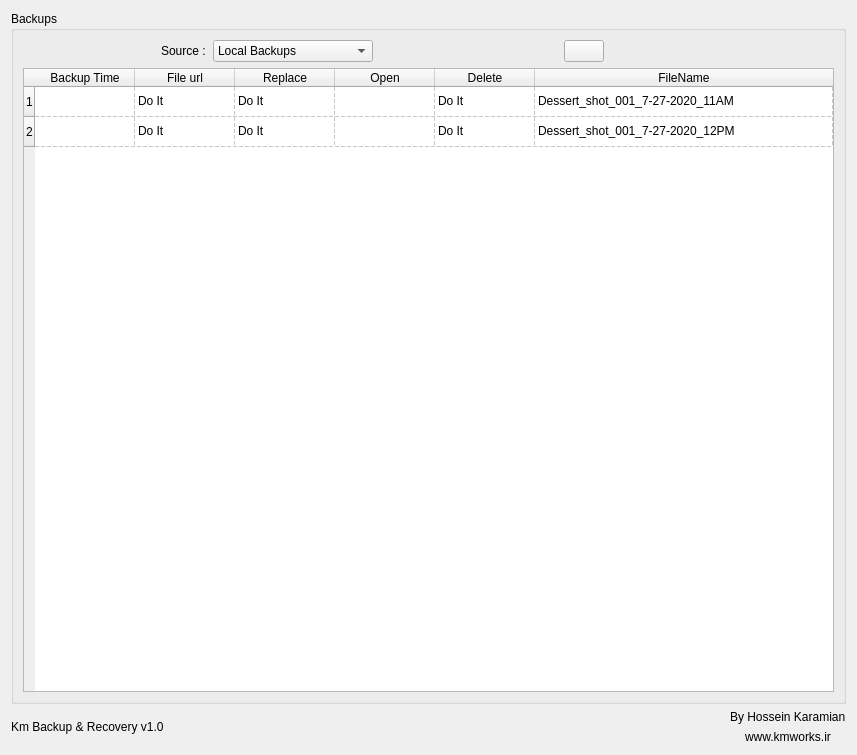
<?xml version="1.0" encoding="UTF-8"?>
<ui version="4.0">
 <class>Form</class>
 <widget class="QWidget" name="Form">
  <property name="windowModality">
   <enum>Qt::NonModal</enum>
  </property>
  <property name="geometry">
   <rect>
    <x>0</x>
    <y>0</y>
    <width>857</width>
    <height>755</height>
   </rect>
  </property>
  <property name="windowTitle">
   <string>Km Backup And Recovery</string>
  </property>
  <property name="windowIcon">
   <iconset>
    <normaloff>C:/Users/Km/RimiyaFx Plugin Pack/Km_Backup_And_Recovery/icons/backup_on.png</normaloff>C:/Users/Km/RimiyaFx Plugin Pack/Km_Backup_And_Recovery/icons/backup_on.png</iconset>
  </property>
  <layout class="QVBoxLayout" name="verticalLayout_7">
   <item>
    <widget class="QGroupBox" name="groupBox_backups_list">
     <property name="title">
      <string>Backups</string>
     </property>
     <layout class="QVBoxLayout" name="verticalLayout_2">
      <item>
       <layout class="QHBoxLayout" name="horizontalLayout" stretch="3,1,11,4,0,5">
        <item>
         <spacer name="horizontalSpacer">
          <property name="orientation">
           <enum>Qt::Horizontal</enum>
          </property>
          <property name="sizeHint" stdset="0">
           <size>
            <width>40</width>
            <height>20</height>
           </size>
          </property>
         </spacer>
        </item>
        <item>
         <widget class="QLabel" name="label">
          <property name="text">
           <string>Source :</string>
          </property>
         </widget>
        </item>
        <item>
         <widget class="QComboBox" name="comboBox_backups_list_filter_type">
          <property name="maximumSize">
           <size>
            <width>160</width>
            <height>16777215</height>
           </size>
          </property>
          <item>
           <property name="text">
            <string>Local Backups</string>
           </property>
          </item>
          <item>
           <property name="text">
            <string>Secondary Backups</string>
           </property>
          </item>
         </widget>
        </item>
        <item>
         <spacer name="horizontalSpacer_2">
          <property name="orientation">
           <enum>Qt::Horizontal</enum>
          </property>
          <property name="sizeHint" stdset="0">
           <size>
            <width>40</width>
            <height>20</height>
           </size>
          </property>
         </spacer>
        </item>
        <item>
         <widget class="QPushButton" name="pushButton_refresh">
          <property name="toolTip">
           <string>Refresh List</string>
          </property>
          <property name="text">
           <string/>
          </property>
          <property name="icon">
           <iconset>
            <normaloff>../../RimiyaFx Plugin Pack/Km_Backup_And_Recovery/icons/refresh.png</normaloff>../../RimiyaFx Plugin Pack/Km_Backup_And_Recovery/icons/refresh.png</iconset>
          </property>
          <property name="iconSize">
           <size>
            <width>30</width>
            <height>30</height>
           </size>
          </property>
         </widget>
        </item>
        <item>
         <spacer name="horizontalSpacer_12">
          <property name="orientation">
           <enum>Qt::Horizontal</enum>
          </property>
          <property name="sizeHint" stdset="0">
           <size>
            <width>40</width>
            <height>20</height>
           </size>
          </property>
         </spacer>
        </item>
       </layout>
      </item>
      <item>
       <widget class="QTableWidget" name="tableWidget_backups_list">
        <property name="showGrid">
         <bool>true</bool>
        </property>
        <property name="gridStyle">
         <enum>Qt::DashLine</enum>
        </property>
        <property name="sortingEnabled">
         <bool>true</bool>
        </property>
        <property name="wordWrap">
         <bool>true</bool>
        </property>
        <attribute name="horizontalHeaderMinimumSectionSize">
         <number>20</number>
        </attribute>
        <attribute name="horizontalHeaderDefaultSectionSize">
         <number>100</number>
        </attribute>
        <attribute name="horizontalHeaderStretchLastSection">
         <bool>true</bool>
        </attribute>
        <attribute name="verticalHeaderDefaultSectionSize">
         <number>30</number>
        </attribute>
        <row>
         <property name="text">
          <string>1</string>
         </property>
        </row>
        <row>
         <property name="text">
          <string>2</string>
         </property>
        </row>
        <column>
         <property name="text">
          <string>Backup Time</string>
         </property>
        </column>
        <column>
         <property name="text">
          <string>File url</string>
         </property>
         <property name="toolTip">
          <string>Copy url to clipboard</string>
         </property>
        </column>
        <column>
         <property name="text">
          <string>Replace</string>
         </property>
        </column>
        <column>
         <property name="text">
          <string>Open</string>
         </property>
        </column>
        <column>
         <property name="text">
          <string>Delete</string>
         </property>
        </column>
        <column>
         <property name="text">
          <string>FileName</string>
         </property>
        </column>
        <item row="0" column="1">
         <property name="text">
          <string>Do It</string>
         </property>
        </item>
        <item row="0" column="2">
         <property name="text">
          <string>Do It</string>
         </property>
        </item>
        <item row="0" column="4">
         <property name="text">
          <string>Do It</string>
         </property>
        </item>
        <item row="0" column="5">
         <property name="text">
          <string>Dessert_shot_001_7-27-2020_11AM</string>
         </property>
        </item>
        <item row="1" column="1">
         <property name="text">
          <string>Do It</string>
         </property>
        </item>
        <item row="1" column="2">
         <property name="text">
          <string>Do It</string>
         </property>
        </item>
        <item row="1" column="4">
         <property name="text">
          <string>Do It</string>
         </property>
        </item>
        <item row="1" column="5">
         <property name="text">
          <string>Dessert_shot_001_7-27-2020_12PM</string>
         </property>
        </item>
       </widget>
      </item>
     </layout>
    </widget>
   </item>
   <item>
    <layout class="QHBoxLayout" name="horizontalLayout_2" stretch="3,28,3">
     <item>
      <widget class="QLabel" name="label_plugins_version">
       <property name="text">
        <string>Km Backup &amp; Recovery v1.0</string>
       </property>
      </widget>
     </item>
     <item>
      <spacer name="horizontalSpacer_4">
       <property name="orientation">
        <enum>Qt::Horizontal</enum>
       </property>
       <property name="sizeHint" stdset="0">
        <size>
         <width>40</width>
         <height>20</height>
        </size>
       </property>
      </spacer>
     </item>
     <item>
      <layout class="QVBoxLayout" name="verticalLayout">
       <item>
        <widget class="QLabel" name="label_8">
         <property name="text">
          <string>By Hossein Karamian</string>
         </property>
        </widget>
       </item>
       <item>
        <widget class="QLabel" name="label_9">
         <property name="text">
          <string>www.kmworks.ir</string>
         </property>
         <property name="alignment">
          <set>Qt::AlignCenter</set>
         </property>
        </widget>
       </item>
      </layout>
     </item>
    </layout>
   </item>
  </layout>
 </widget>
 <resources/>
 <connections/>
</ui>
